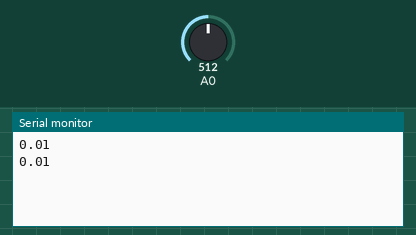
Recording of a sketch running on a simulated Arduino Uno, built with avr-gcc and run on an emulated ATmega328P. Parts: the last lines printed to the serial monitor. The inputs (shaded band) are chosen by the test bench; at power-on: A0 = 512.

Above: at 1.8 s.
1.9 s: A0 set to 900
At 2.8 s:
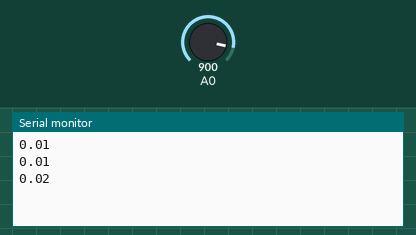
3.4 s: A0 set to 122
At 4.6 s:
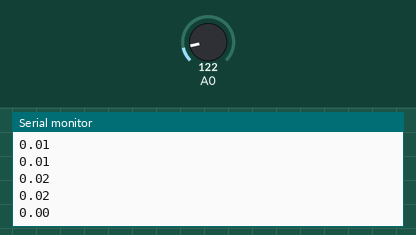
Timing chart, 0 to 6.4 s (numbered marks = the images above; inputs shaded):
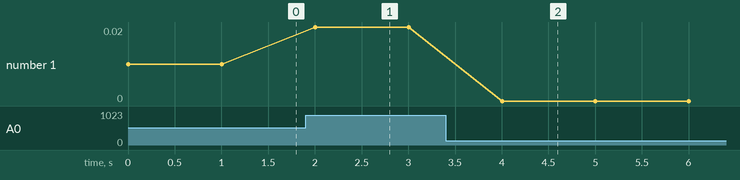

Measured:
- after the input at 1.9 s, the serial monitor: prints a new line after 0.10 s (image 1)
- after the input at 3.4 s, the serial monitor: prints a new line after 0.60 s (image 2)
- plotted number 1: 0.01 → 0.02 after the input at 1.9 s, 0.02 → 0 after the input at 3.4 s

The sketch:

light.ino
```cpp
void setup()
{
  // 初始化串口
  Serial.begin(9600);
}
void loop()
{
// 读出当前光线强度，并输出到串口显示
  float sensorValue = analogRead(A0);
  Serial.println((sensorValue/(1000+sensorValue))*0.033);
  delay(1000);
}
```
